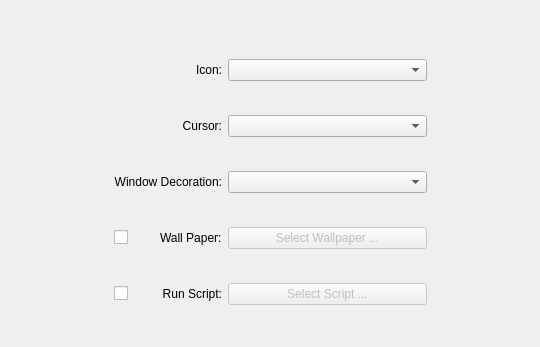
<?xml version="1.0" encoding="UTF-8"?>
<ui version="4.0">
 <class>OthersDialog</class>
 <widget class="QWidget" name="OthersDialog">
  <property name="geometry">
   <rect>
    <x>0</x>
    <y>0</y>
    <width>540</width>
    <height>347</height>
   </rect>
  </property>
  <property name="windowTitle">
   <string>Form</string>
  </property>
  <layout class="QGridLayout" name="gridLayout_2">
   <item row="0" column="0">
    <layout class="QGridLayout" name="gridLayout">
     <item row="7" column="1">
      <layout class="QHBoxLayout" name="horizontalLayout">
       <item>
        <widget class="QCheckBox" name="wallpaperCheckBox">
         <property name="layoutDirection">
          <enum>Qt::LeftToRight</enum>
         </property>
         <property name="text">
          <string/>
         </property>
        </widget>
       </item>
       <item>
        <widget class="QLabel" name="label_4">
         <property name="text">
          <string>Wall Paper:</string>
         </property>
         <property name="alignment">
          <set>Qt::AlignJustify|Qt::AlignVCenter</set>
         </property>
        </widget>
       </item>
      </layout>
     </item>
     <item row="8" column="2" colspan="2">
      <widget class="QPushButton" name="scriptBtn">
       <property name="enabled">
        <bool>false</bool>
       </property>
       <property name="text">
        <string>Select Script ...</string>
       </property>
      </widget>
     </item>
     <item row="3" column="2" colspan="2">
      <widget class="QComboBox" name="iconBox"/>
     </item>
     <item row="3" column="1">
      <layout class="QHBoxLayout" name="horizontalLayout_5">
       <item>
        <widget class="QLabel" name="label">
         <property name="text">
          <string>Icon:</string>
         </property>
         <property name="alignment">
          <set>Qt::AlignRight|Qt::AlignTrailing|Qt::AlignVCenter</set>
         </property>
        </widget>
       </item>
      </layout>
     </item>
     <item row="4" column="1">
      <layout class="QHBoxLayout" name="horizontalLayout_4">
       <item>
        <widget class="QLabel" name="label_2">
         <property name="text">
          <string>Cursor:</string>
         </property>
         <property name="alignment">
          <set>Qt::AlignRight|Qt::AlignTrailing|Qt::AlignVCenter</set>
         </property>
        </widget>
       </item>
      </layout>
     </item>
     <item row="4" column="2" colspan="2">
      <widget class="QComboBox" name="cursorBox"/>
     </item>
     <item row="6" column="2" colspan="2">
      <widget class="QComboBox" name="decorationBox"/>
     </item>
     <item row="8" column="1">
      <layout class="QHBoxLayout" name="horizontalLayout_2">
       <item>
        <widget class="QCheckBox" name="scriptCheckBox">
         <property name="text">
          <string/>
         </property>
        </widget>
       </item>
       <item>
        <widget class="QLabel" name="label_5">
         <property name="text">
          <string>Run Script:</string>
         </property>
         <property name="alignment">
          <set>Qt::AlignRight|Qt::AlignTrailing|Qt::AlignVCenter</set>
         </property>
        </widget>
       </item>
      </layout>
     </item>
     <item row="7" column="2" colspan="2">
      <widget class="QPushButton" name="wallpaperBtn">
       <property name="enabled">
        <bool>false</bool>
       </property>
       <property name="text">
        <string>Select Wallpaper ...</string>
       </property>
      </widget>
     </item>
     <item row="1" column="0" colspan="5">
      <spacer name="horizontalSpacer">
       <property name="orientation">
        <enum>Qt::Horizontal</enum>
       </property>
       <property name="sizeHint" stdset="0">
        <size>
         <width>40</width>
         <height>20</height>
        </size>
       </property>
      </spacer>
     </item>
     <item row="6" column="1">
      <layout class="QHBoxLayout" name="horizontalLayout_3">
       <item>
        <widget class="QLabel" name="label_3">
         <property name="text">
          <string>Window Decoration:</string>
         </property>
         <property name="alignment">
          <set>Qt::AlignRight|Qt::AlignTrailing|Qt::AlignVCenter</set>
         </property>
        </widget>
       </item>
      </layout>
     </item>
    </layout>
   </item>
  </layout>
 </widget>
 <resources/>
 <connections/>
</ui>
